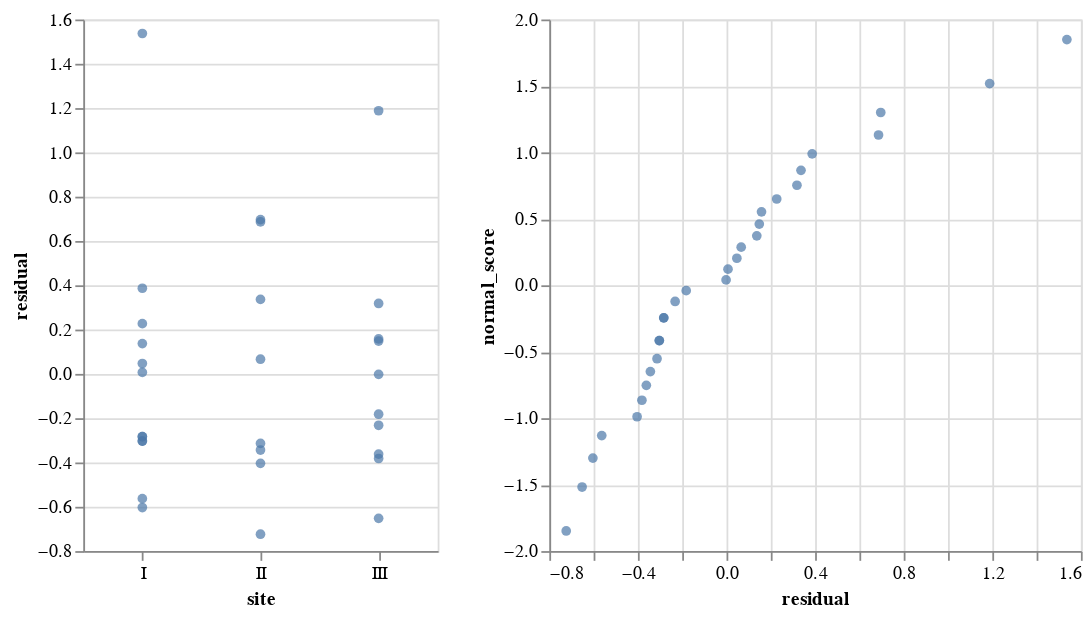

This figure's notebook cell:
### Markdown cell above
#### (c)

### Code cell
chart_base = (
    alt.Chart(
        data
        .with_columns(
            residual=col('salinity') - col('salinity').mean().over('site'))
        .with_columns(
            normal_score=(col('residual').rank() / (pl.len() + 1)).map_batches(
                lambda x: stats.norm.ppf(x))))
    .mark_circle())

(
    chart_base.encode(
        alt.X('site').axis(labelAngle=0),
        alt.Y('residual'))
    .properties(width=200)
    | chart_base.encode(
        alt.X('residual'), 
        alt.Y('normal_score'))
)

### Figure 1 — Vega-Lite specification as saved in the notebook (floating-point values rounded to 4 significant figures)
{"config": {"view": {"continuousWidth": 300, "continuousHeight": 300}}, "hconcat": [{"mark": {"type": "circle"}, "encoding": {"x": {"axis": {"labelAngle": 0}, "field": "site", "type": "nominal"}, "y": {"field": "residual", "type": "quantitative"}}, "width": 200}, {"mark": {"type": "circle"}, "encoding": {"x": {"field": "residual", "type": "quantitative"}, "y": {"field": "normal_score", "type": "quantitative"}}}], "data": {"name": "data-560246715226fb9c7725ab3818333cdb"}, "$schema": "https://vega.github.io/schema/vega-lite/v5.16.3.json", "datasets": {"data-560246715226fb9c7725ab3818333cdb": [{"salinity": 37.54, "site": "I", "residual": 0.2267, "normal_score": 0.6493}, {"salinity": 37.01, "site": "I", "residual": -0.3033, "normal_score": -0.416}, {"salinity": 36.71, "site": "I", "residual": -0.6033, "normal_score": -1.3}, {"salinity": 37.03, "site": "I", "residual": -0.2833, "normal_score": -0.245}, {"salinity": 37.32, "site": "I", "residual": 0.006667, "normal_score": 0.1216}, {"salinity": 37.01, "site": "I", "residual": -0.3033, "normal_score": -0.416}, {"salinity": 37.03, "site": "I", "residual": -0.2833, "normal_score": -0.245}, {"salinity": 37.7, "site": "I", "residual": 0.3867, "normal_score": 0.9892}, {"salinity": 37.36, "site": "I", "residual": 0.04667, "normal_score": 0.2035}, {"salinity": 36.75, "site": "I", "residual": -0.5633, "normal_score": -1.131}, {"salinity": 37.45, "site": "I", "residual": 0.1367, "normal_score": 0.3723}, {"salinity": 38.85, "site": "I", "residual": 1.537, "normal_score": 1.849}, {"salinity": 40.17, "site": "II", "residual": 0.06625, "normal_score": 0.2869}, {"salinity": 40.8, "site": "II", "residual": 0.6962, "normal_score": 1.3}, {"salinity": 39.76, "site": "II", "residual": -0.3438, "normal_score": -0.6493}, {"salinity": 39.7, "site": "II", "residual": -0.4037, "normal_score": -0.9892}, {"salinity": 40.79, "site": "II", "residual": 0.6863, "normal_score": 1.131}, {"salinity": 40.44, "site": "II", "residual": 0.3362, "normal_score": 0.8649}, {"salinity": 39.79, "site": "II", "residual": -0.3137, "normal_score": -0.5524}, {"salinity": 39.38, "site": "II", "residual": -0.7237, "normal_score": -1.849}, {"salinity": 39.04, "site": "III", "residual": 0.148, "normal_score": 0.4605}, {"salinity": 39.21, "site": "III", "residual": 0.318, "normal_score": 0.7527}, {"salinity": 39.05, "site": "III", "residual": 0.158, "normal_score": 0.5524}, {"salinity": 38.24, "site": "III", "residual": -0.652, "normal_score": -1.518}, {"salinity": 38.53, "site": "III", "residual": -0.362, "normal_score": -0.7527}, {"salinity": 38.71, "site": "III", "residual": -0.182, "normal_score": -0.04044}, {"salinity": 38.89, "site": "III", "residual": -0.002, "normal_score": 0.04044}, {"salinity": 38.66, "site": "III", "residual": -0.232, "normal_score": -0.1216}, {"salinity": 38.51, "site": "III", "residual": -0.382, "normal_score": -0.8649}, {"salinity": 40.08, "site": "III", "residual": 1.188, "normal_score": 1.518}]}}
